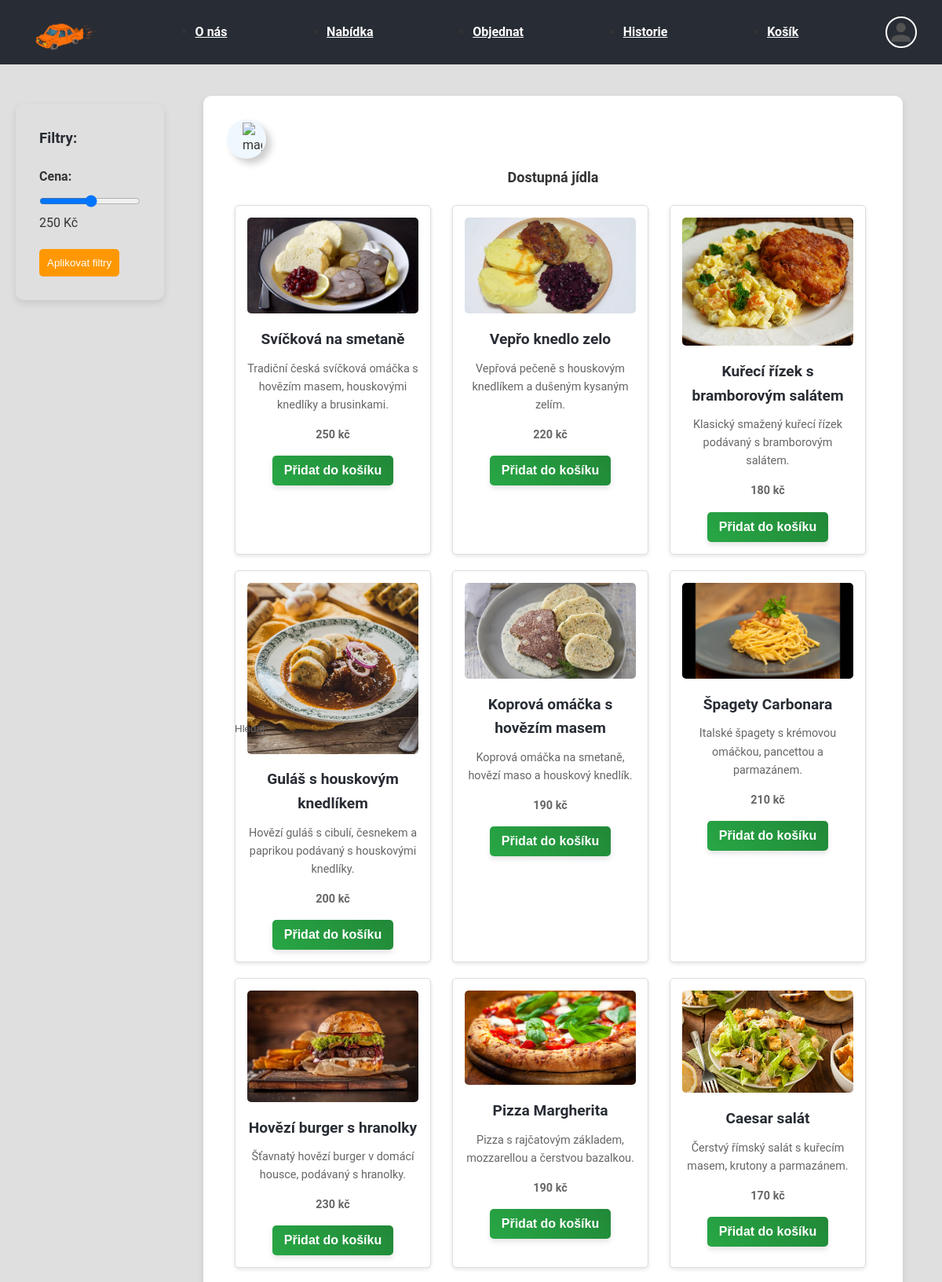
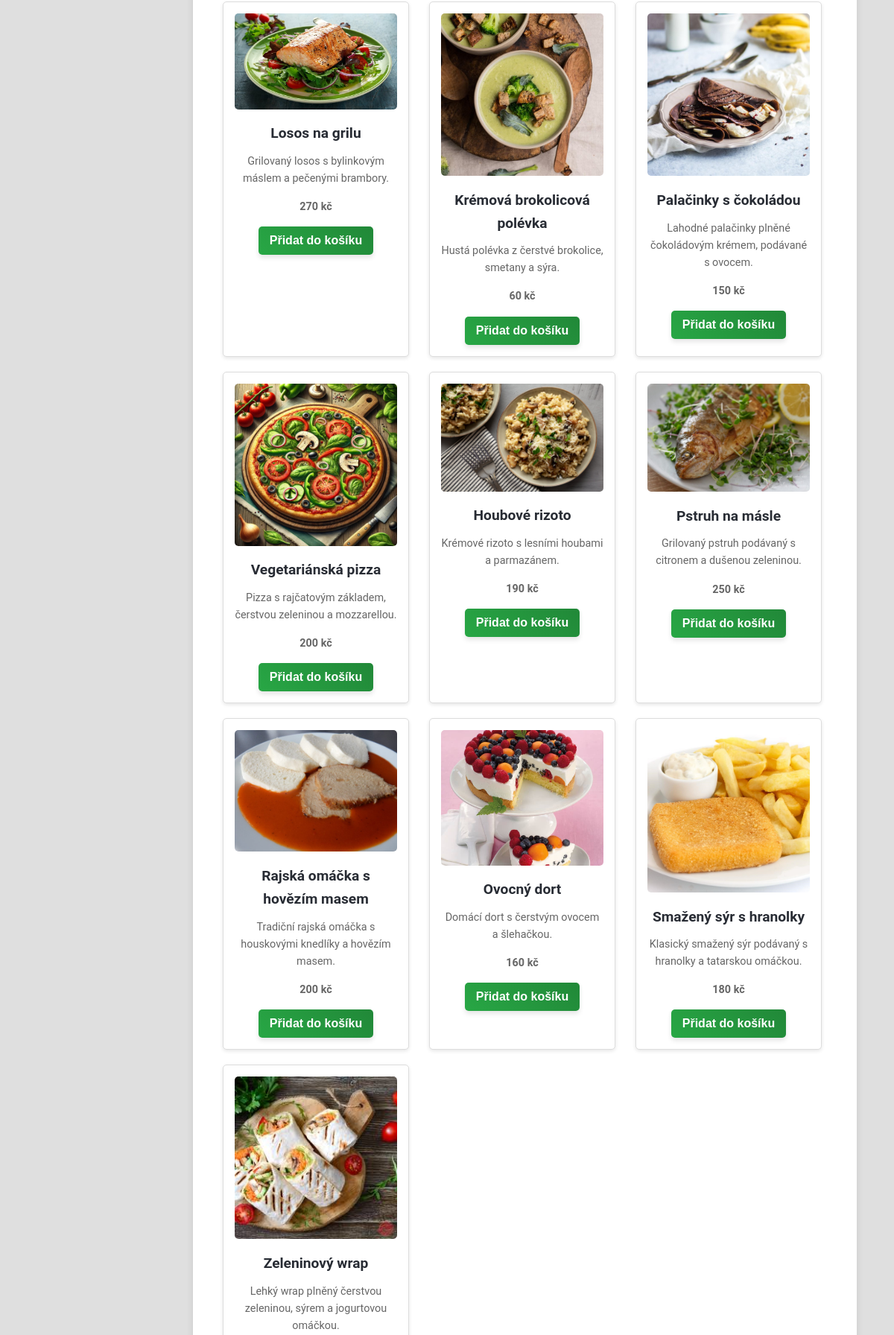
Screenshot of /objednat (upper part) with the database file from the repository (2 pictures, top to bottom).
### website/models.py (models this page shows)
class Food(db.Model):
    id = db.Column(db.Integer, primary_key=True)
    name = db.Column(db.String(100), nullable=False)
    description = db.Column(db.String(300), nullable=False)
    image = db.Column(db.String(200), nullable=False)
    price = db.Column(db.Integer, nullable=False)
    category = db.Column(db.String(255), nullable = False)
    objednavka_id = db.Column(db.Integer, db.ForeignKey('objednavka.id'))

### website/views.py (the view)
@views.route('/objednat')
def objednat():
    menu_items = Food.query.all()
    return render_template("objednat.html", menu_items = menu_items)

### website/templates/objednat.html (shortened to what this page needs)
<!DOCTYPE html>
<html lang="en">
<head>
    <link rel="stylesheet" href="{{ url_for('static', filename='styles.css') }}">
</head>
<body>
    <header>
        <nav>
            <ul class="nav-list">
                <a href="{{ url_for('views.index') }}" class="logo">
                    <img src="static/images/logo.png" alt="Logo" class="logo-img">
                </a>
                <li><a href="{{ url_for('views.index') }}">O nás</a></li>
                <li><a href="{{ url_for('views.nabidka') }}">Nabídka</a></li>
                <li><a href="{{ url_for('views.objednat') }}">Objednat</a></li>
                <li><a href="{{ url_for('views.historie') }}">Historie</a></li>
                <li><a href="{{ url_for('views.cart') }}">Košík</a></li>
                <img src="static/images/profile.png" alt="User" class="user-button-img" onclick="toggleMenu()">
            </ul>
        </nav>
    </header>
    <main>
    <div class="side-bar">
        <ul class="filters">
            <h3>Filtry:</h3>
            <li>
                <div class="price-range">
                    <label for="price-filter">Cena:</label>
                    <input type="range" id="price-filter" min="50" max="500" step="10">
                    <span id="price-value">250 Kč</span>
                </div>
            </li>
            <li>
                <button id="apply-filters" type="button">Aplikovat filtry</button>
            </li>
        </ul>
    </div>
    <div class="page-content">
        <div class="menu-section">
            <div class="search-bar-container active">
                <img
                  src="https://cdn4.iconfinder.com/data/icons/evil-icons-user-interface/64/magnifier-512.png"
                  alt="magnifier"
                  class="magnifier"
                />
                <input type="text" class="input" placeholder="Search ..." />
                <button type="button" class="search-btn">Hledat</button>
              </div>
            <h3 class="menu-headline">Dostupná jídla</h3>
            <div class="menu">
                {% for item in menu_items %}
                <div class="menu-item">
                    <img src="{{item.image}}" alt="{{item.name}}" class="menu-item-img">
                    <h3 class="menu-item-title">{{item.name}}</h3>
                    <p class="menu-item-description">{{item.description}}</p>
                    <p class="menu-item-price">{{item.price}} kč</p>
                    <a href ="{{ url_for('views.add_to_cart', id=item.id) }}" method="POST"><button class="add-to-cart-btn" >Přidat do košíku</button></a>
                </div>
                {% endfor %}
            </div>
        </div>
    </div>
</main>
</body>
</html>

### rows the page displays
Food: image (picture), name "Svíčková na smetaně", description "Tradiční česká svíčková omáčka s hovězím masem, houskovými knedlíky a brusinkami.", price "250"
Food: image (picture), name "Vepřo knedlo zelo", description "Vepřová pečeně s houskovým knedlíkem a dušeným kysaným zelím.", price "220"
Food: image (picture), name "Kuřecí řízek s bramborovým salátem", description "Klasický smažený kuřecí řízek podávaný s bramborovým salátem.", price "180"
Food: image (picture), name "Guláš s houskovým knedlíkem", description "Hovězí guláš s cibulí, česnekem a paprikou podávaný s houskovými knedlíky.", price "200"
Food: image (picture), name "Koprová omáčka s hovězím masem", description "Koprová omáčka na smetaně, hovězí maso a houskový knedlík.", price "190"
Food: image (picture), name "Špagety Carbonara", description "Italské špagety s krémovou omáčkou, pancettou a parmazánem.", price "210"
Food: image (picture), name "Hovězí burger s hranolky", description "Šťavnatý hovězí burger v domácí housce, podávaný s hranolky.", price "230"
Food: image (picture), name "Pizza Margherita", description "Pizza s rajčatovým základem, mozzarellou a čerstvou bazalkou.", price "190"
Food: image (picture), name "Caesar salát", description "Čerstvý římský salát s kuřecím masem, krutony a parmazánem.", price "170"
Food: image (picture), name "Losos na grilu", description "Grilovaný losos s bylinkovým máslem a pečenými brambory.", price "270"
Food: image (picture), name "Krémová brokolicová polévka", description "Hustá polévka z čerstvé brokolice, smetany a sýra.", price "60"
Food: image (picture), name "Palačinky s čokoládou", description "Lahodné palačinky plněné čokoládovým krémem, podávané s ovocem.", price "150"
Food: image (picture), name "Vegetariánská pizza", description "Pizza s rajčatovým základem, čerstvou zeleninou a mozzarellou.", price "200"
Food: image (picture), name "Houbové rizoto", description "Krémové rizoto s lesními houbami a parmazánem.", price "190"
Food: image (picture), name "Pstruh na másle", description "Grilovaný pstruh podávaný s citronem a dušenou zeleninou.", price "250"
Food: image (picture), name "Rajská omáčka s hovězím masem", description "Tradiční rajská omáčka s houskovými knedlíky a hovězím masem.", price "200"
Food: image (picture), name "Ovocný dort", description "Domácí dort s čerstvým ovocem a šlehačkou.", price "160"
Food: image (picture), name "Smažený sýr s hranolky", description "Klasický smažený sýr podávaný s hranolky a tatarskou omáčkou.", price "180"
Food: image (picture), name "Zeleninový wrap", description "Lehký wrap plněný čerstvou zeleninou, sýrem a jogurtovou omáčkou."
